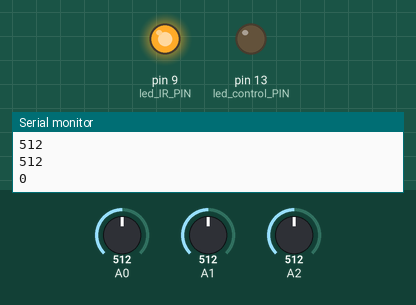
The sketch below on a simulated Arduino Uno, built with avr-gcc and run on an emulated ATmega328P. On the bench: output pins drawn as LEDs (lit = HIGH), the last lines printed to the serial monitor. The inputs (shaded band) are chosen by the test bench; at power-on: A0 = 512, A1 = 512, A2 = 512.

Above: at 0.1 s.
At 2.6 s:
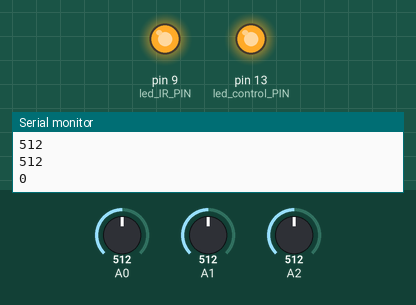
Timing chart, 0 to 4.1 s (numbered marks = the images above):
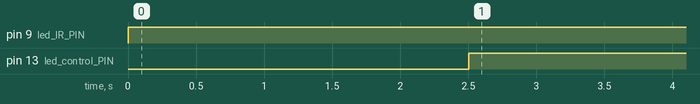

Measured:
- by itself, pin 9 (led_IR_PIN): LOW → HIGH at 0.00 s
- by itself, pin 13 (led_control_PIN): LOW → HIGH at 2.5 s

The sketch:

IRemettitore_v2.ino
```cpp
/*
Robot comandato a carte
*/

int led_IR_PIN = 9; // accende il led emettitore
int led_control_PIN = 13; // si accende quando registra un valore
int istruzioni[30]; // matrice contenente le istruzioni
int cont_istruzioni = 0; // contatore per scrivere nella matrice
int stato_lettura = 0; // variabile che memorizza se è in corso una lettura
int esegui_prog = 0; // variabile per comandare l'avvio del programma

// routine di setup
void setup() {
  Serial.begin(9600);
  pinMode(led_IR_PIN, OUTPUT);
  pinMode(led_control_PIN, OUTPUT);
}

// routine principale
void loop() {
  digitalWrite(led_IR_PIN,HIGH); // accende il led IR emettitore

  if  (stato_lettura == 0){      // accende il led se è stata eseguita una lettura
    digitalWrite(led_control_PIN,LOW);
  }
  else{
    digitalWrite(led_control_PIN,HIGH);
  }

  // read the input on analog pin 0:
  int sensorValue_A0= analogRead(A0);     // lettura dei sensori IR
  int sensorValue_A1 = analogRead(A1);
  int sensorValue_A2 = analogRead(A2);
  // print out the value you read:
  Serial.println(sensorValue_A0);         // stampa via seriale per controllo
  Serial.println(sensorValue_A1);
  Serial.println(sensorValue_A2);
  Serial.println(sensorValue_A2*0);

  if (sensorValue_A0 > 900 && sensorValue_A1 > 900 && sensorValue_A2 > 900){                            // se nessuna carta è appoggiata il valori letti vanno oltre 900
    stato_lettura = 0; }

  if ((sensorValue_A0 < 900 || sensorValue_A1 < 900 || sensorValue_A2 < 900) && stato_lettura == 0){    // se si appoggia una carta invece cambiano

  delay(2000);                          // attende un po' per permettere il posizionamento e poi esegue nuovamente la lettura
  int sensorValue_A0= analogRead(A0);
  int sensorValue_A1 = analogRead(A1);
  int sensorValue_A2 = analogRead(A2);
  Serial.println(sensorValue_A0);       // stampa via seriale per controllo
  Serial.println(sensorValue_A1);
  Serial.println(sensorValue_A2);
  Serial.println(sensorValue_A2*0);

   if (sensorValue_A0 < 100 && sensorValue_A1 < 100 && sensorValue_A2 < 100){ // è stata appoggiata la carta tutta bianca per avviare il programma
     esegui_prog = 1; }

   else{                                                                      // altrimenti è stata appoggiata una carta avanti-destra-sinistra

   if (sensorValue_A0 < 100){ // se è minore di 0 il colore è riflettente (bianco) e quindi viene registrata l'operazione
         istruzioni[cont_istruzioni] = 1;
         cont_istruzioni += 1;
         Serial.println("lettura A0");
         stato_lettura = 1;
         delay(100);
   }

   if (sensorValue_A1 < 100){
         istruzioni[cont_istruzioni] = 2;
         cont_istruzioni += 1;
         Serial.println("lettura A1");
         delay(100); // attesa per permettere la rimozione di ciò che ha coperto il ricevitore
   }

   if (sensorValue_A2 < 100){
         istruzioni[cont_istruzioni] = 3;
         cont_istruzioni += 1;
         Serial.println("lettura A2");
         delay(100); // attesa per permettere la rimozione di ciò che ha coperto il ricevitore
   }
   }
   stato_lettura = 1;
  } // fine appoggio carta

  delay(500);        // attesa tra un ciclo ed il successivo

  if (cont_istruzioni > 4){
      Serial.println(istruzioni[0]);
      Serial.println(istruzioni[1]);
      Serial.println(istruzioni[2]);
      Serial.println(istruzioni[3]);
      delay(5000);
  }

}


void stampa(){ // procedura per visualizzare i dati letti

}
```
